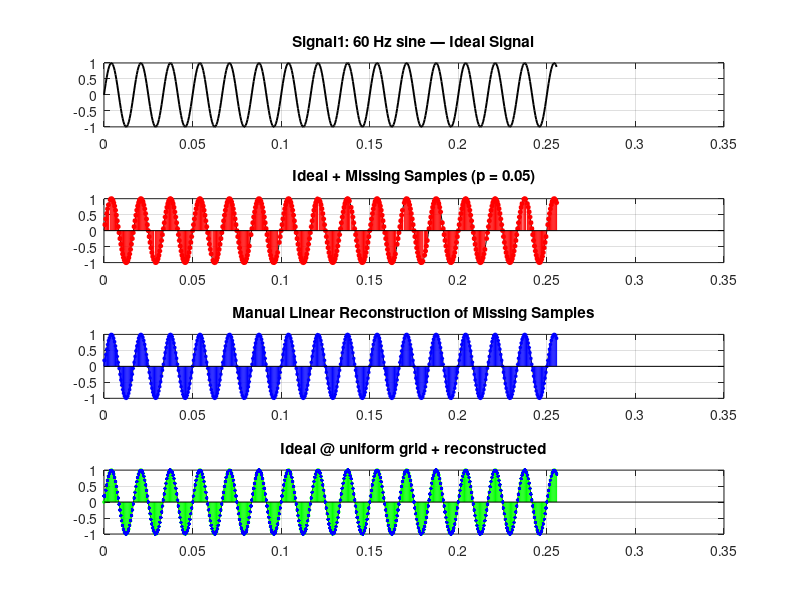

MATLAB code to generate this figure: (Note: this script raises an error after producing the figure.)
clear; clc; close all;

Fs    = 2000;       
Ts    = 1/Fs;       
N     = 512;        
n     = 0:N-1;      
t_uniform = n * Ts; 
p_list = 0.01:0.01:0.10; 
p_plot = 0.05;            
trials = 30;              

f1 = 60;   sig1 = @(t) sin(2*pi*f1*t); 
f2 = 120;  sig2 = @(t) cos(2*pi*f2*t + pi/6);   
f3 = 300;  sig3 = @(t) 0.8*sin(2*pi*f3*t);      

signals = {sig1, sig2, sig3};
names   = {'Signal1: 60 Hz sine',...
           'Signal2: 120 Hz cosine',...
           'Signal3: 300 Hz sine'};

numS = numel(signals);
numP = numel(p_list);
RMSE_lin = zeros(numS, numP);

for s = 1:numS
    x_func = signals{s};
    x_true = x_func(t_uniform);
    fprintf("\n=== Processing %s ===\n", names{s});
    
    for ip = 1:numP
        p = p_list(ip);
        rmse_trials = zeros(1,trials);
        
        for tr = 1:trials
            rng(s * 1000 + ip * 100 + tr); 
            avail = rand(1,N) > p;         
            if all(~avail), avail(randi(N)) = true; end 
            
            t_avail = t_uniform(avail); 
            x_avail = x_true(avail);     
            
            x_est = zeros(1, N); 
            
            if numel(t_avail) <= 1 
                x_est = x_avail(1) * ones(1,N); 
            else
                t_known = t_avail;
                x_known = x_avail;
                
                for i = 1:N
                    t_interp = t_uniform(i);
                    j = find(t_known <= t_interp, 1, 'last');
                    
                    if isempty(j) || j == numel(t_known)
                        if t_interp < t_known(1)
                            x_est(i) = x_known(1);
                        else
                            x_est(i) = x_known(end);
                        end
                    else
                        t0 = t_known(j);  x0 = x_known(j);
                        t1 = t_known(j+1); x1 = x_known(j+1);
                        if t1 == t0 
                            x_est(i) = x0;
                        else
                            x_est(i) = x0 + (t_interp - t0) * (x1 - x0) / (t1 - t0);
                        end
                    end
                end
            end
            
            rmse_trials(tr) = sqrt(mean((x_est - x_true).^2));
        end
        
        RMSE_lin(s, ip) = mean(rmse_trials); 
        fprintf("p = %.2f  RMSE = %.6e\n", p, RMSE_lin(s,ip));
        
        if abs(p - p_plot) < 1e-6
            fig = figure;
            
            subplot(4,1,1);
            plot(t_uniform, x_true, 'k', 'LineWidth', 1.4);
            grid on;
            title(sprintf('%s — Ideal Signal', names{s}), 'Interpreter','none');
            
            subplot(4,1,2);
            plot(t_uniform, x_true, 'k'); hold on;
            stem(t_uniform(avail), x_true(avail), 'r', 'filled', 'MarkerSize',3);
            grid on;
            title(sprintf('Ideal + Missing Samples (p = %.2f)', p));
            
            subplot(4,1,3);
            plot(t_uniform, x_true, 'k'); hold on;
            plot(t_uniform, x_est, 'b--','LineWidth',1.2);
            stem(t_uniform, x_est, 'b', 'filled', 'MarkerSize',2);
            grid on;
            title('Manual Linear Reconstruction of Missing Samples');
            
            subplot(4,1,4);
            plot(t_uniform, x_true, 'k'); hold on;
            stem(t_uniform, x_true, 'g', 'filled', 'MarkerSize',2);
            plot(t_uniform, x_est, 'b.', 'MarkerSize',8);
            grid on;
            title('Ideal @ uniform grid + reconstructed');
            
            sgtitle(sprintf('%s — Scenario (b) Manual Linear Interp (p = %.2f)', ...
                    names{s}, p_plot), 'FontWeight','bold');
        end
    end
end

figure;
plot(p_list, RMSE_lin(1,:), '-o','LineWidth',1.6); hold on;
plot(p_list, RMSE_lin(2,:), '-s','LineWidth',1.6);
plot(p_list, RMSE_lin(3,:), '-^','LineWidth',1.6);
grid on;
xlabel('Missing probability p');
ylabel('RMSE (Average of 30 trials)');
title('Scenario (b): RMSE vs p (Manual Linear Interpolation)');
legend(names, 'Location','northwest', 'Interpreter','none');
